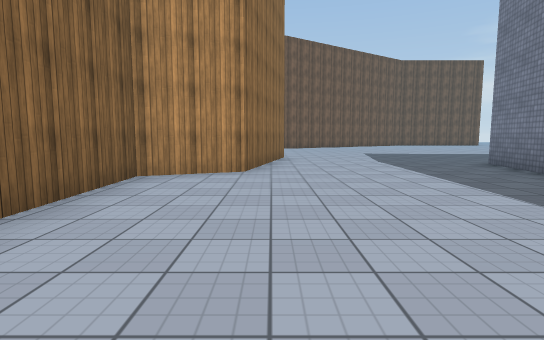
view 1 (above)

22 first-person views from a walk through a Unity game level. The camera is 1.3 m above the floor, tilts 6° down and sees 80° across. The floor is counted in squares, 2 m on a side. Each view is taken from the middle of a square. On the plan, view 1 faces up. The plan holds only what a view shows up to about 10 squares ahead; the rest is blank. The place goes on beyond the plan. Some animated figures are not drawn. Surface patterns are stand-ins for the level's own textures.

view 2
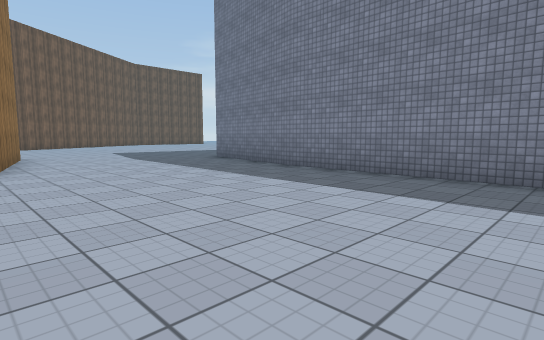

view 3
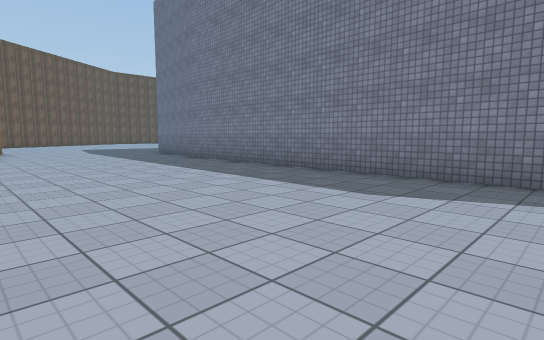

view 4
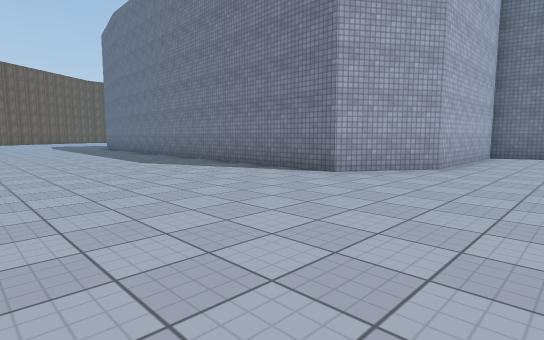

view 5
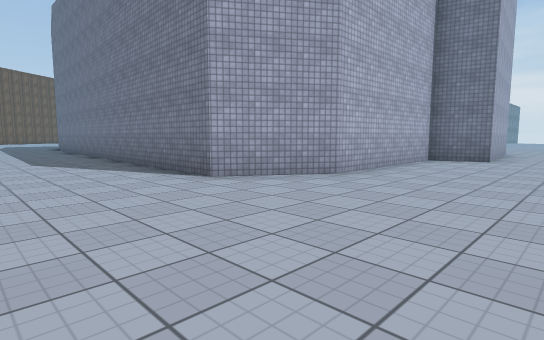

view 6
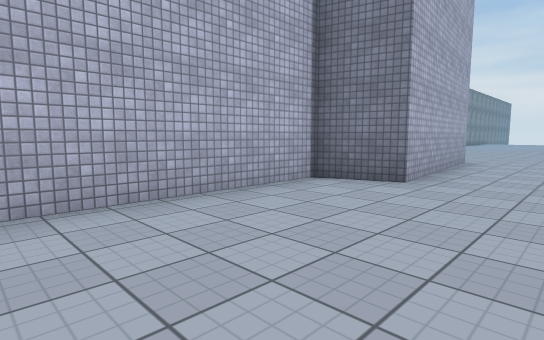

view 7
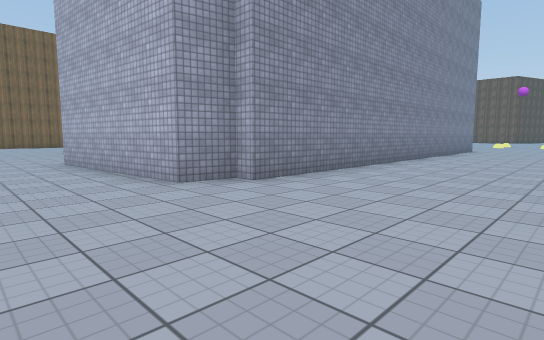

view 8
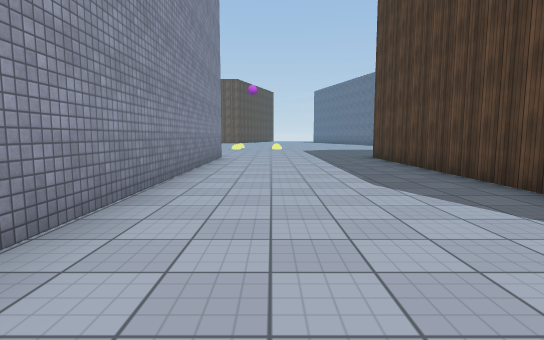

view 9
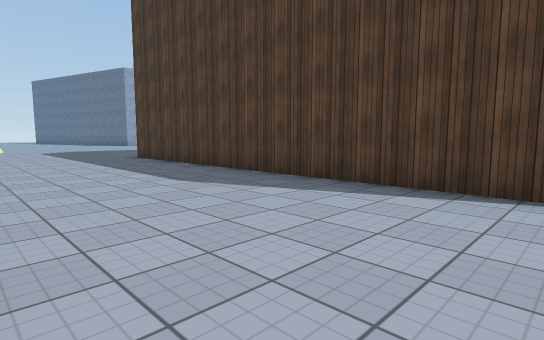

view 10
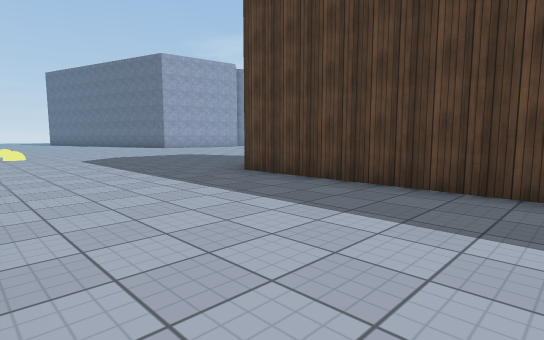

view 11
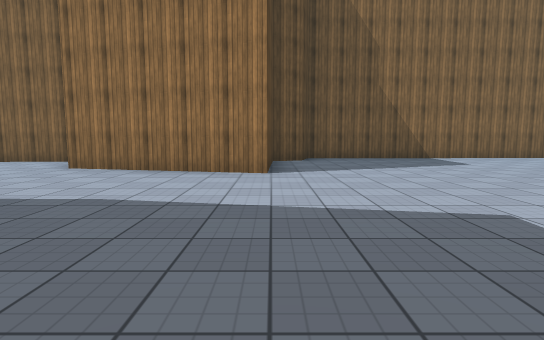

view 12
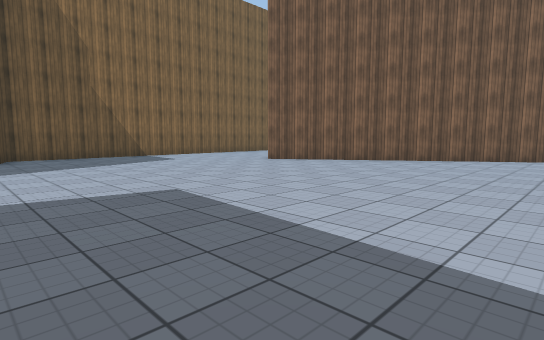

view 13
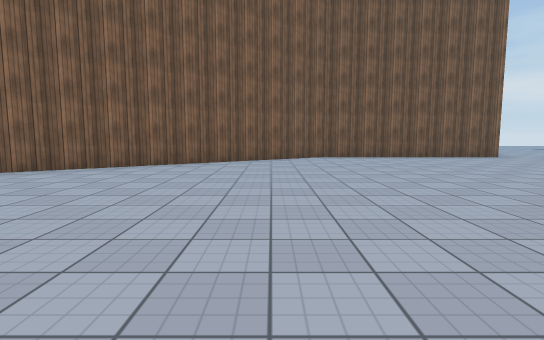

view 14
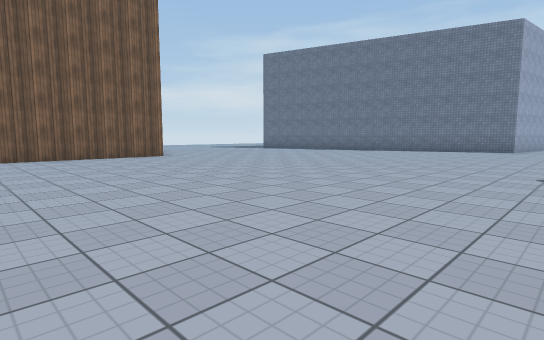

view 15
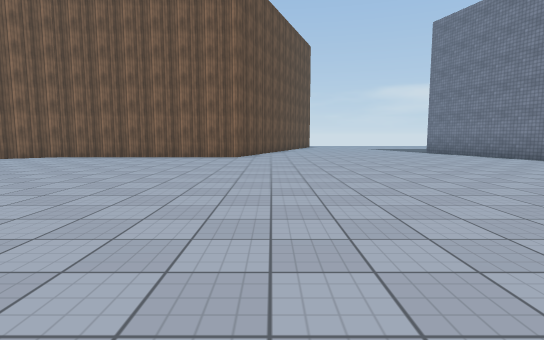

view 16
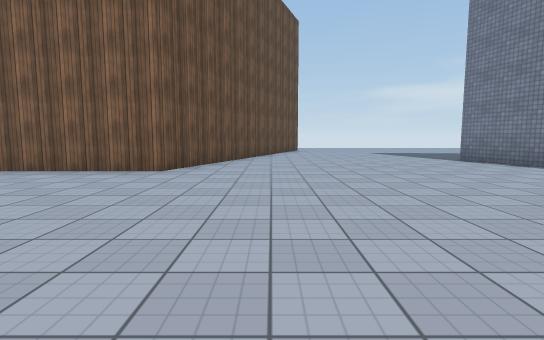

view 17
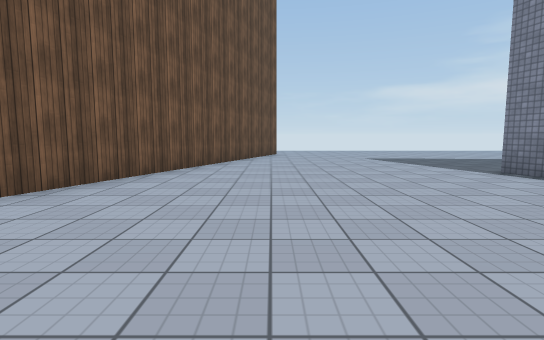

view 18
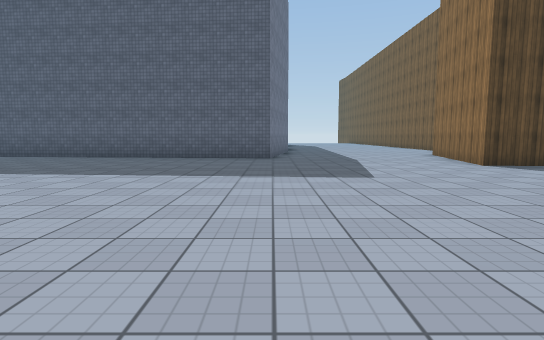

view 19
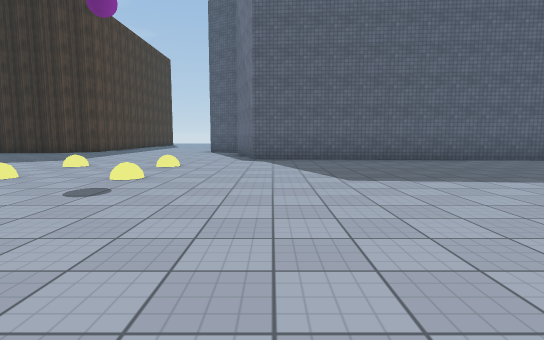

view 20
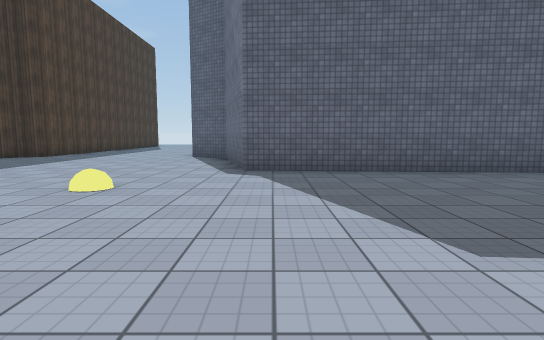

view 21
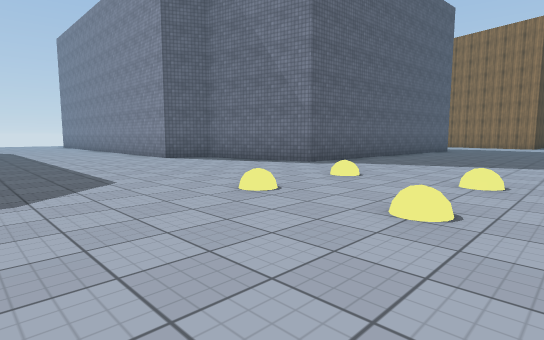

view 22
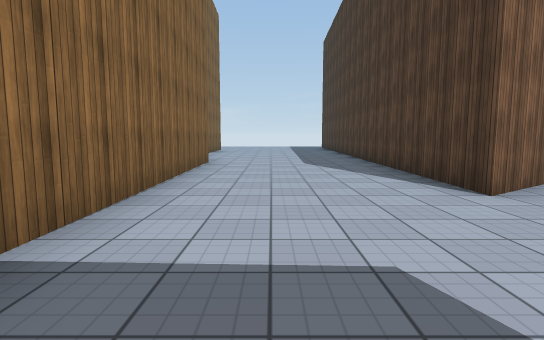

### Floor plan
Points are (right, up) in squares from view 1. A wall is a line through its corners. A room is listed if a view was taken in it or the views show most of it. See-through windows are left out.
Room 1 (views 1, 2, 3, 4, 5, 6, 7, 8, 9, 10, 11, 12, 13, 14, 15, 16, 17, 18, 19, 20, 21, 22)
walls: (4.3, 3.7) (5.1, 7.5) (13.5, 6.9) (14.3, 3.7) (15.5, 3) (15.5, -8.9) (15.1, -8.9) (14.9, -9.7) (10.5, -10.1) (10.2, -8.9) (5.8, -8.9) (3.9, -7.7) (4.4, 3.8); (-2, 10) (0.4, 9.9) (-0.5, 5.9) (-2.2, 5.2) (-2.1, 2.4); (-3.6, 21.3) (-3.4, 11) (-2.6, 10.8) (-2.4, 10); (20.1, -6.8) (20.1, 2.9); (16, 27.6) (14, 21.9) (8.5, 21.9) (0.4, 16.5) (0.5, 23)

Where each view was taken, in squares from view 1:
view 1: 0 up, 0 right, facing up
view 2: 1 down, 1 left, facing up-right
view 3: 5 down, 1 left, facing up-right
view 4: 11 down, 1 left, facing up-right
view 5: 12 down, 1 right, facing up-right
view 6: 12 down, 6 right, facing up-right
view 7: 12 down, 19 right, facing up-left
view 8: 7 down, 17 right, facing up
view 9: 7 down, 16 right, facing up-right
view 10: 2 down, 16 right, facing up-right
view 11: 10 up, 6 right, facing left
view 12: 10 up, 7 right, facing up-left
view 13: 12 up, 7 right, facing up
view 14: 12 up, 9 right, facing up-right
view 15: 12 up, 15 right, facing up
view 16: 16 up, 16 right, facing up
view 17: 19 up, 17 right, facing up
view 18: 17 up, 5 right, facing down
view 19: 16 up, 13 right, facing down
view 20: 13 up, 13 right, facing down
view 21: 12 up, 20 right, facing down-left
view 22: 13 up, 2 left, facing up
